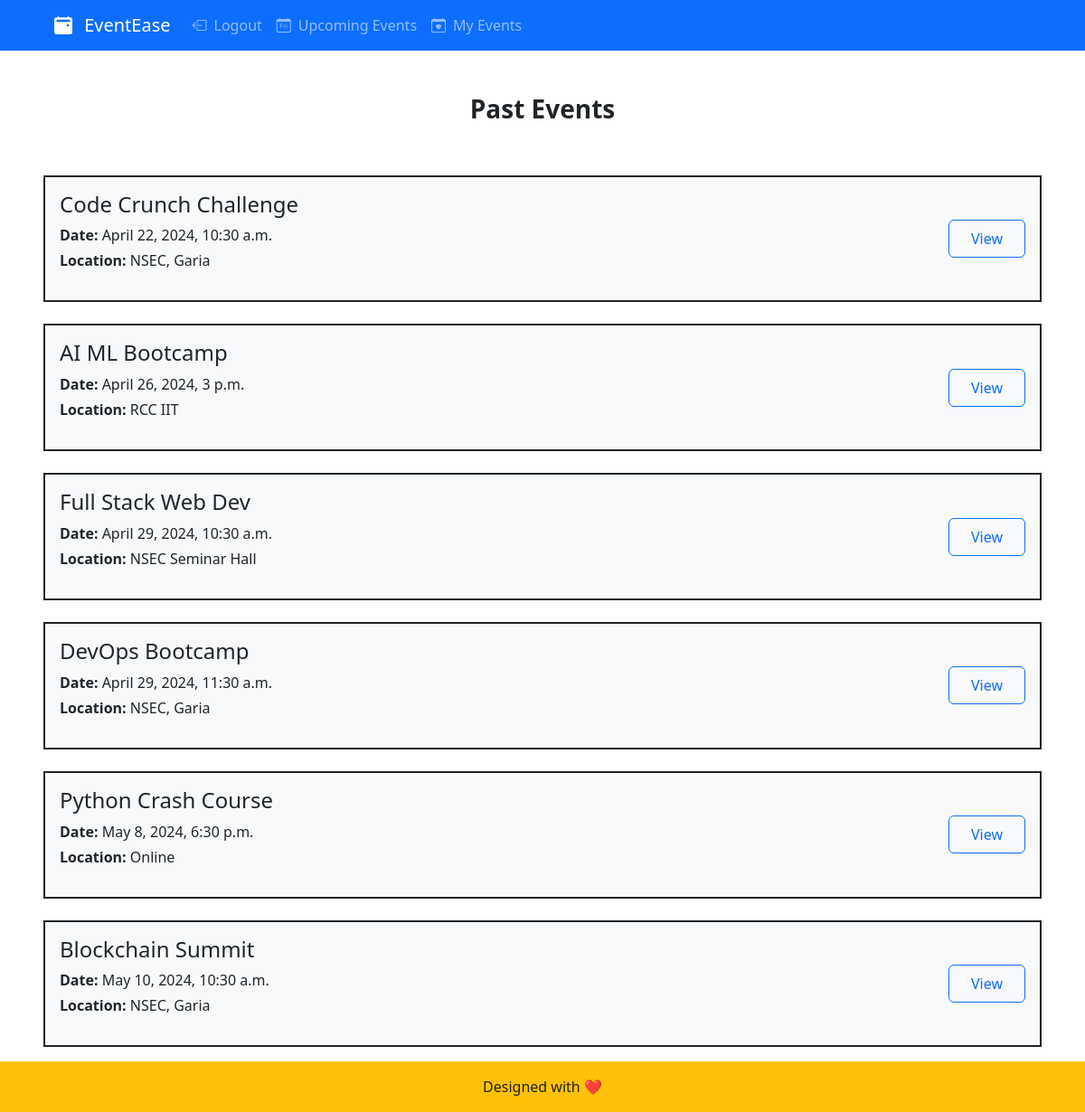
The page /events/past/ (signed in) on the database its author committed.
### events/models.py (models this page shows, shortened)
class Event(models.Model):
    title = models.CharField(max_length=200)
    description = models.TextField()
    date = models.DateTimeField()
    location = models.CharField(max_length=200)
    user = models.ForeignKey(User, on_delete=models.CASCADE, null=True)
    max_participants = models.IntegerField(default=5)
    num_participants = models.IntegerField(default=0)

### events/views.py (the view)
# urls.py: path("past/", views.past_events, name="past_events"),
def past_events(request):
    events = Event.objects.filter(date__lt=timezone.now()).order_by("date")
    context = {"events": events}
    return render(request, "events/past_events.html", context)

### events/templates/events/past_events.html (shortened to what this page needs)
{% extends "events/layout.html" %}
{% block content %}
<section class="px-lg-5 py-5 text-center">
  <div class="container mb-5">
    <div class="d-flex justify-content-center align-items-center">
      <div class="col">
        <h1 class="fs-3 fw-bold">Past Events</h1>
      </div>
    </div>
  </div>
  {% for event in events %}
<div class="container my-4 bg-light p-3 border border-dark border-2">
  <div class="row align-items-center">
    <div class="col-md-8 text-md-start">
      <h2 class="fs-4 mb-2">{{ event.title }}</h2>
      <p class="mb-1"><strong>Date:</strong> {{ event.date }}</p>
      <p><strong>Location:</strong> {{ event.location }}</p>
    </div>
    <div class="col-md-4 text-md-end mt-2 mt-md-0">
      <a href="{% url 'view_events' event.id %}" class="btn btn-outline-primary py-2 px-4">View</a>
    </div>
  </div>
</div>
{% empty %}
<p>No Past Events Available</p>
{% endfor %}
</section>
{% endblock %}

### rows shown on the page
Event: title "Code Crunch Challenge", date "April 22, 2024, 10:30 a.m.", location "NSEC, Garia"
Event: title "AI ML Bootcamp", date "April 26, 2024, 3 p.m.", location "RCC IIT"
Event: title "Full Stack Web Dev", date "April 29, 2024, 10:30 a.m.", location "NSEC Seminar Hall"
Event: title "DevOps Bootcamp", date "April 29, 2024, 11:30 a.m.", location "NSEC, Garia"
Event: title "Python Crash Course", date "May 8, 2024, 6:30 p.m.", location "Online"
Event: title "Blockchain Summit", date "May 10, 2024, 10:30 a.m.", location "NSEC, Garia"
